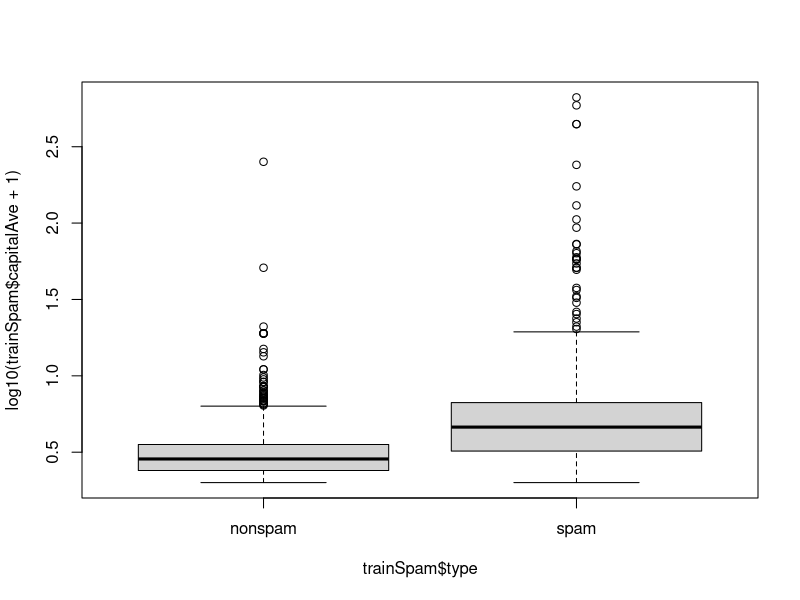
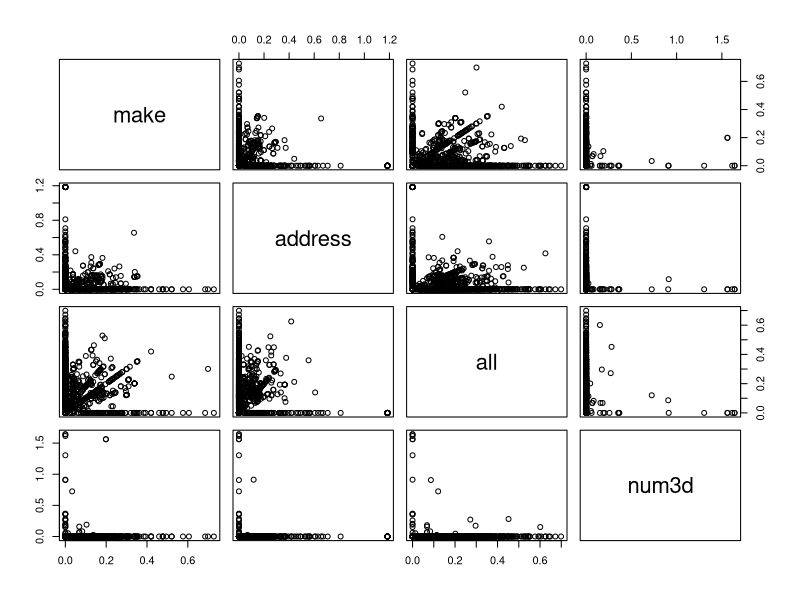
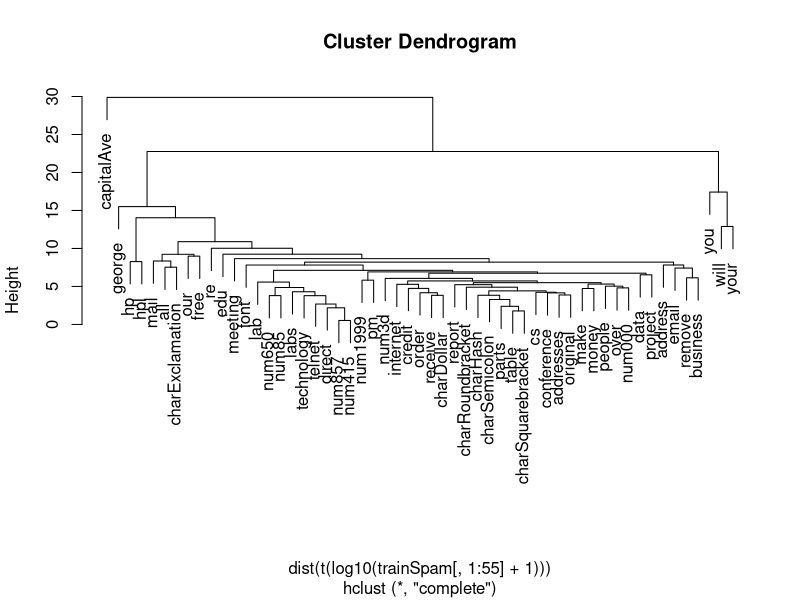
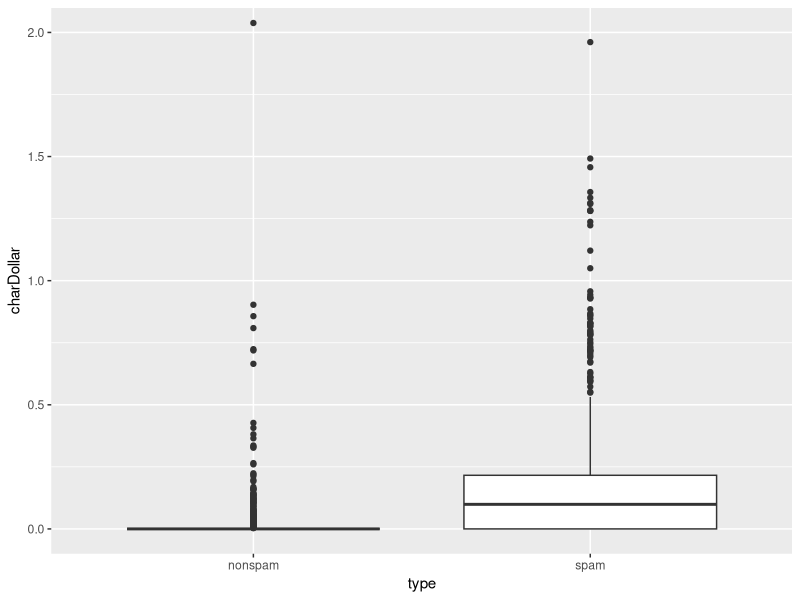

The R script that drew these images, in order:
## ---- chunk 1
knitr::opts_chunk$set(echo = TRUE)
## ---- chunk 2
library(kernlab)
data(spam)
## ---- chunk 3
set.seed(3435)
trainIndicator = rbinom(4601, size=1, prob = 0.5)
table(trainIndicator)
## ---- chunk 4
trainSpam = spam[trainIndicator == 1, ]
testSpam = spam[trainIndicator == 0, ]
## ---- chunk 5
table(trainSpam$type)
## ---- chunk 6
plot(log10(trainSpam$capitalAve+1)~ trainSpam$type)
## ---- chunk 7
plot(log10(trainSpam[, 1:4]+1))
## ---- chunk 8
hClusterUpdated = hclust(dist(t(log10(trainSpam[, 1:55] + 1))))
plot(hClusterUpdated)
## ---- chunk 9
trainSpam$numType = as.numeric(trainSpam$type) - 1
costFunction = function(x,y) sum(x != (y > 0.5))
cvError = rep(NA, 55)
library(boot)
for (i in 1:55){
    lmFormula = reformulate(names(trainSpam)[i], response = "numType")
    glmFit = glm(lmFormula, family = "binomial", data = trainSpam)
    cvError[i] = cv.glm(trainSpam, glmFit, costFunction, 2)$delta[2]
}
## ---- chunk 10
names(trainSpam)[which.min(cvError)]
## ---- chunk 11
predictionModel = glm(numType ~ charDollar, family = "binomial", data = trainSpam)
## ---- chunk 12
predictionTest = predict(predictionModel, testSpam)
predictedSpam = rep("nonspam", dim(testSpam)[1])
## ---- chunk 13
predictedSpam[predictionModel$fitted > 0.5] = "spam"
## ---- chunk 14
table(predictedSpam, testSpam$type)
## ---- chunk 15
(61+458)/(1346+458+61+449)
## ---- chunk 16
library(ggplot2)
ggplot(testSpam, aes(type, charDollar))+geom_boxplot()+coord_cartesian(ylim=c(0,2))
